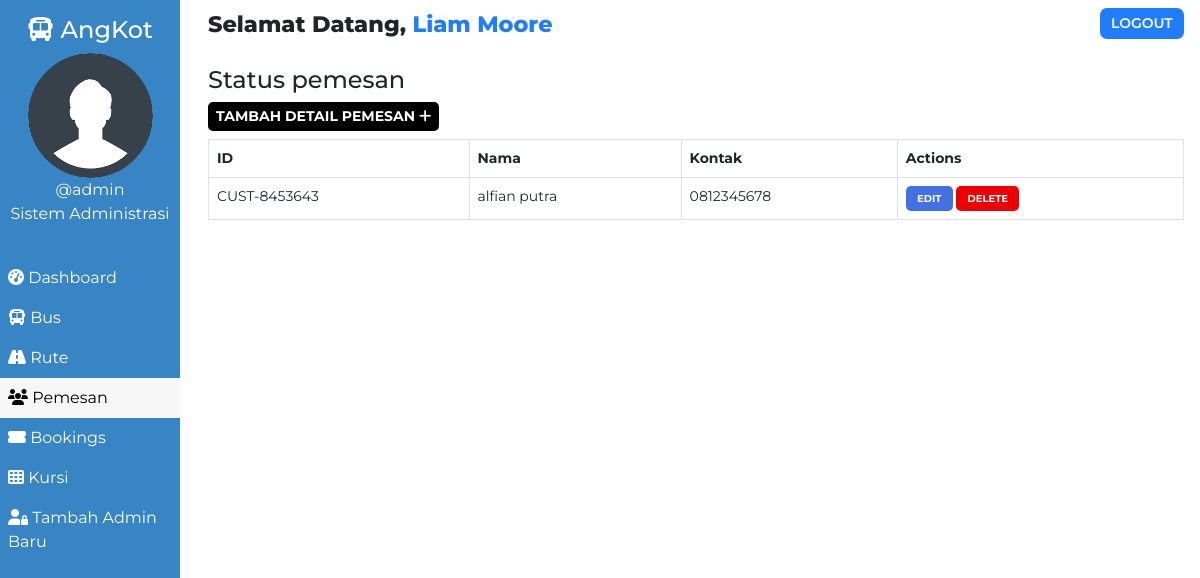
Page /admin/customer.php (signed in) on the committed database.
### tables this page shows
CREATE TABLE `users` (
  `user_id` int(11) NOT NULL,
  `user_fullname` varchar(100) NOT NULL,
  `user_name` varchar(30) NOT NULL,
  `user_password` varchar(255) NOT NULL,
  `user_created` datetime NOT NULL DEFAULT current_timestamp()
);

CREATE TABLE `customers` (
  `id` int(100) NOT NULL,
  `customer_id` varchar(255) NOT NULL,
  `customer_name` varchar(30) NOT NULL,
  `customer_phone` varchar(10) NOT NULL,
  `customer_created` datetime NOT NULL DEFAULT current_timestamp()
);

### admin/customer.php (the view, shortened to what this page needs)
<!DOCTYPE html>
<html lang="en">
<head>
    <link href="https://cdn.jsdelivr.net/npm/bootstrap@5.0.1/dist/css/bootstrap.min.css" rel="stylesheet">
    <?php
        $page="customer";
    ?>
</head>
<body>
    <?php require '../assets/partials/_admin-header.php';?>
        <?php
            $resultSql = "SELECT * FROM `customers` ORDER BY customer_created DESC";
            $resultSqlResult = mysqli_query($conn, $resultSql);
            if(!mysqli_num_rows($resultSqlResult)){ ?>
                <div class="container mt-4">
                    <div id="noCustomers" class="alert alert-dark " role="alert">
                        <h1 class="alert-heading">Pemesan Tidak Ditemukan</h1>
                        <p class="fw-light">Jadi pemesan yang pertama!</p>
                        <hr>
                        <div id="addCustomerAlert" class="alert alert-success" role="alert">
                                Click on <button id="add-button" class="button btn-sm"type="button"data-bs-toggle="modal" data-bs-target="#addModal">Tambah <i class="fas fa-plus"></i></button> untuk menambahkan pemesan!
                        </div>
                    </div>
                </div>
            <?php }
            else { ?>
            <section id="customer">
                <div id="head">
                    <h4>Status pemesan</h4>
                </div>
                <div id="customer-results">
                    <div>
                        <button id="add-button" class="button btn-sm"type="button"data-bs-toggle="modal" data-bs-target="#addModal">Tambah detail pemesan <i class="fas fa-plus"></i></button>
                    </div>
                    <table class="table table-hover table-bordered">
                        <thead>
                            <th>ID</th>
                            <th>Nama</th>
                            <th>Kontak</th>
                            <th>Actions</th>
                        </thead>
                        <?php
                            while($row = mysqli_fetch_assoc($resultSqlResult))
                            {
                                $id = $row["id"];
                                $customer_id = $row["customer_id"];
                                $customer_name = $row["customer_name"];
                                $customer_phone = $row["customer_phone"];
                        ?>
                        <tr>
                            <td>
                                <?php
                                    echo $customer_id;
                                ?>
                            </td>
                            <td>
                                <?php
                                    echo $customer_name;
                                ?>
                            </td>
                            <td>
                                <?php
                                    echo $customer_phone;
                                ?>
                            </td>
                            <td>
                            <button class="button edit-button " data-link="<?php echo $_SERVER['REQUEST_URI']; ?>" data-id="<?php
                                                echo $customer_id;?>" data-name="<?php
                                                echo $customer_name;?>" data-phone="<?php
                                                echo $customer_phone;?>"
                                                >Edit</button>
                                            <button class="button delete-button" data-bs-toggle="modal" data-bs-target="#deleteModal" data-id="<?php
                                                echo $id;?>">Delete</button>
                            </td>
                        </tr>
                    <?php
                        }
                    ?>
                    </table>
                </div>
            </section>
            <?php } ?>
        </div>
    </main>
</body>
</html>

### assets/partials/_admin-header.php (shortened to what this page needs)
<?php
    $conn = db_connect();
    $user_id = $_SESSION['user_id'];
    $sql = "SELECT * FROM users WHERE user_id = $user_id";
    $result = mysqli_query($conn, $sql);
    if($row = mysqli_fetch_assoc($result))
    {
        $user_fullname = $row["user_fullname"];
        $user_name = $row["user_name"];
    }
?>
    <main id="container">
        <div id="sidebar">
            <h4><i class="fas fa-bus"></i> AngKot</h4>
            <div>
                <img class="adminDp" src="../assets/img/userav-min.png" height="125px" alt="Admin Profile Pic">
                <p>
                    <?php  echo '@'.$user_name;  ?>
                </p>
                <p>Sistem Administrasi</p>
            </div>
            <ul id="options">
                <li class="option <?php if($page=='dashboard'){ echo 'active';}?>">
                    <a href="./dashboard.php">
                    <i class="fas fa-tachometer-alt"></i> Dashboard
                    </a>
                </li>
                <li class="option <?php if($page=='bus'){ echo 'active';}?>">
                    <a href="./bus.php">
                    <i class="fas fa-bus"></i> Bus
                    </a>
                </li>
                <li class="option <?php if($page=='route'){ echo 'active';}?>">
                    <a href="./route.php">
                    <i class="fas fa-road"></i> Rute
                    </a>
                </li>
                <li class="option <?php if($page=='customer'){ echo 'active';}?>">
                    <a href="./customer.php">
                    <i class="fas fa-users"></i> Pemesan
                    </a>
                </li>
                <li class="option <?php if($page=='booking'){ echo 'active';}?>">
                    <a href="./booking.php">
                    <i class="fas fa-ticket-alt"></i> Bookings
                    </a>
                </li>
                <li class="option <?php if($page=='seat'){ echo 'active';}?>">
                    <a href="./seat.php">
                    <i class="fas fa-th"></i> Kursi
                    </a>
                </li>
                <li class="option <?php if($page=='signup'){ echo 'active';}?>">
                    <a href="./signup.php">
                    <i class="fas fa-user-lock"></i> Tambah Admin Baru
                    </a>
                </li>
            </ul>
        </div>
        <div id="main-content">
            <section id="welcome">
                <ul>
                    <li class="welcome-item">Selamat Datang,
                        <span id="USER">
                            <?php
                                echo $user_fullname;
                            ?>
                        </span>
                    </li>
                    <li class="welcome-item">
                        <button id="logout" class="btn-sm">
                            <a href="../assets/partials/_logout.php">LOGOUT</a>
                        </button>
                    </li>
                </ul>
            </section>

### assets/styles/admin.php (style rules this page uses)
body { margin: 0; box-sizing: border-box; font-family: 'Montserrat', sans-serif; background-color: white; }
html { scroll-behavior: smooth; }
*, *::after, *::before { box-sizing: inherit; }
#USER { color: #207DFF; }
.adminDp { border-radius: 50%; }
#welcome { background-color: white; }
#welcome ul { display: flex; justify-content: space-between; list-style-type: none; padding: 0; margin: 0; }
#welcome li { margin: 0 1rem; padding: 0.5rem 0; }
#welcome li:first-child { font-weight: 800; font-size: 1.4rem; }
#logout { padding: 0.3rem 0.7rem; background-color: #207DFF; font-weight: 600; outline: none; border: none; border-radius: 7px; }
#logout a { color: white; text-decoration: none; }
@media only screen and (min-width:1000px) { #sidebar { text-align: center; background-color: #3885c5; color: white; width: 15%; position: fixed; top: 0%; padding-top: 1rem; z-index: 2; height: 100vh; } }
@media only screen and (min-width:1000px) { #sidebar p { margin: 0; } }
@media only screen and (min-width:1000px) { #sidebar ul { margin-top: 2rem; } }
@media only screen and (min-width:1000px) { #options { list-style-type: none; text-align: left; padding-left: 0; } }
@media only screen and (min-width:1000px) { .option a { display: block; padding: 0.5rem; text-decoration: none; color: inherit; } }
@media only screen and (min-width:1000px) { .active { background-color:#f7f7f7; color:black; } }
@media only screen and (min-width:1000px) { #main-content { margin-left: 16%; } }

### assets/styles/admin-options.php (style rules this page uses)
* { font-family: Montserrat; }
#booking #head, #customer #head, #route #head, #seat #head, #bus #head { padding-top: 1rem; }
#booking, #customer, #route, #bus, #seat { padding: 0 1rem; }
#booking-results > div, #customer-results > div, #route-results > div, #bus-results > div { margin-bottom: 0.5rem; }
#booking-results button, #customer-results button, #route button, #bus-results button { border-radius: 5px; }
.button { border: none; font-weight: bold; text-transform: uppercase; }
#add-button { background-color: black; color: white; }
table { font-size: 14px; }
#bus .edit-button, #bus .delete-button, #route .edit-button, #route .delete-button, #customer .edit-button, #customer .delete-button { padding: 0.3rem 0.7rem; }
table th,td { padding-left: 0.3rem; }
table button { color: white; }
.edit-button { background-color: #4370E2; }
.delete-button { background-color: #EF0000; }
.edit-button, .delete-button { font-size: 10px }

### rows in the picture
users: user_name "admin", user_fullname "Liam Moore"
customers: customer "CUST-8453643", customer_name "alfian putra", customer_phone "0812345678"
